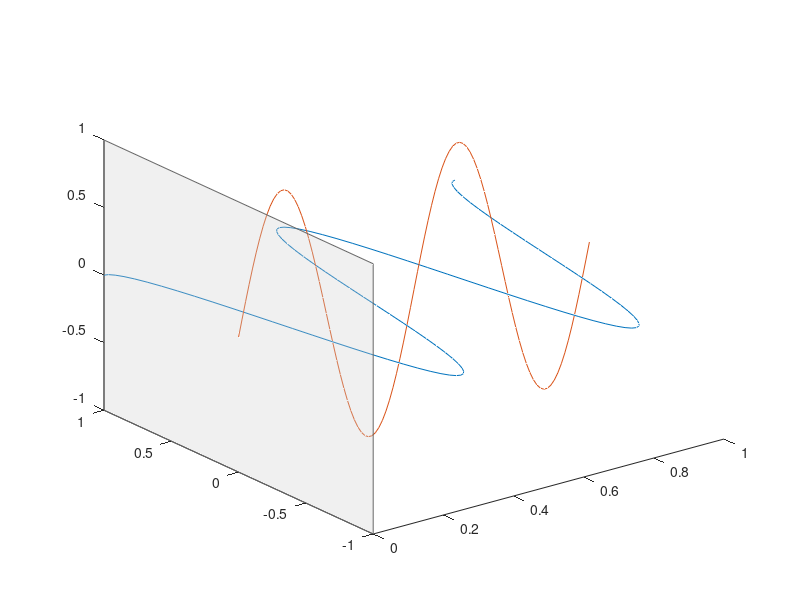

Source code (MATLAB):
close all;
clear all;

addpath('C:\Users\<user>\Documents\MATLAB\MATLAB\Printing\');

dt = 0.01;

t = 0:dt:1;
f = 2;

figure;
plot3(t,cos(2*pi*f*t),0*t);
hold on;
plot3(t,0*t,sin(2*pi*f*t));
hold off;

hp = patch( ...
    2*[0 0 0 0], ...
    2*[0 0 1 1]-1, ...
    2*[0 1 1 0]-1, ...
    'r');
set(hp,'EdgeColor',0.4*[1 1 1], ...
    'FaceColor',0.8*[1 1 1], ...
    'FaceAlpha',0.3);

